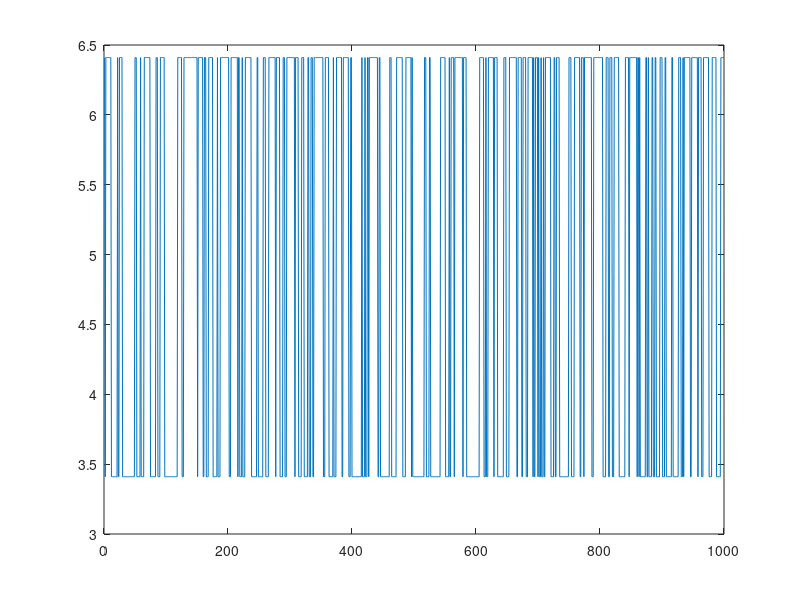
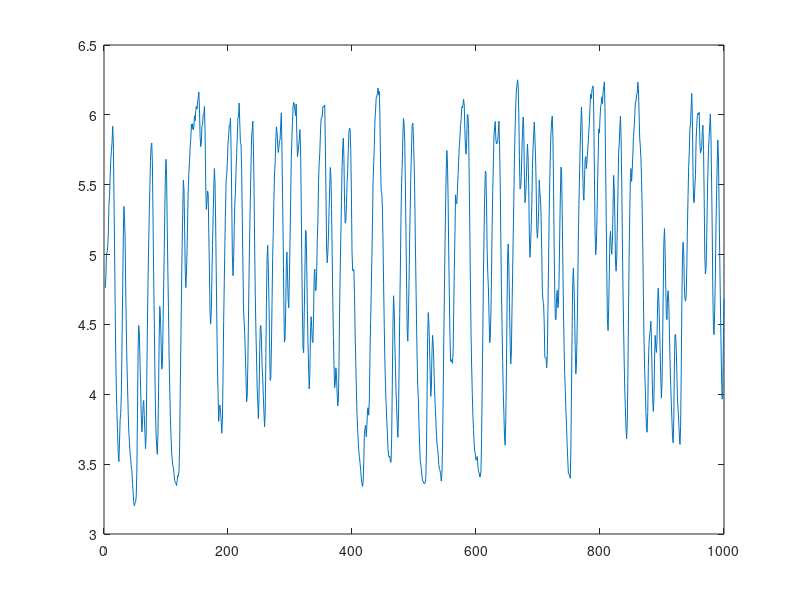

The MATLAB script that drew these images, in order: (Note: this script raises an error after producing the figures.)
clear, clc; close all
load dryer.dat

input = dryer(:,1);
output = dryer(:,2);

plot(input)
figure
plot(output)

Data = table(input,output);
writetable(Data,'data.csv')